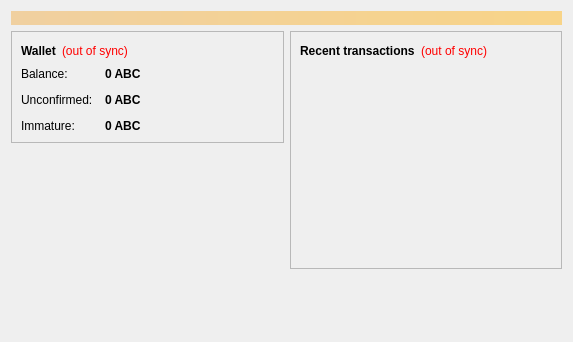
<?xml version="1.0" encoding="UTF-8"?>
<ui version="4.0">
 <class>OverviewPage</class>
 <widget class="QWidget" name="OverviewPage">
  <property name="geometry">
   <rect>
    <x>0</x>
    <y>0</y>
    <width>573</width>
    <height>342</height>
   </rect>
  </property>
  <property name="windowTitle">
   <string>Form</string>
  </property>
  <layout class="QVBoxLayout" name="topLayout">
   <item>
    <widget class="QLabel" name="labelAlerts">
     <property name="visible">
      <bool>false</bool>
     </property>
     <property name="styleSheet">
      <string notr="true">background-color: qlineargradient(x1: 0, y1: 0, x2: 1, y2: 0, stop:0 #F0D0A0, stop:1 #F8D488); color:#000000;</string>
     </property>
     <property name="wordWrap">
      <bool>true</bool>
     </property>
     <property name="margin">
      <number>3</number>
     </property>
    </widget>
   </item>
   <item>
    <layout class="QHBoxLayout" name="horizontalLayout" stretch="1,1">
     <item>
      <layout class="QVBoxLayout" name="verticalLayout_2">
       <item>
        <widget class="QFrame" name="frame">
         <property name="frameShape">
          <enum>QFrame::StyledPanel</enum>
         </property>
         <property name="frameShadow">
          <enum>QFrame::Raised</enum>
         </property>
         <layout class="QVBoxLayout" name="verticalLayout_4">
          <item>
           <layout class="QHBoxLayout" name="horizontalLayout_4">
            <item>
             <widget class="QLabel" name="label_5">
              <property name="font">
               <font>
                <weight>75</weight>
                <bold>true</bold>
               </font>
              </property>
              <property name="text">
               <string>Wallet</string>
              </property>
             </widget>
            </item>
            <item>
             <widget class="QLabel" name="labelWalletStatus">
              <property name="toolTip">
               <string>The displayed information may be out of date. Your wallet automatically synchronizes with the AntiBeebaCoin network after a connection is established, but this process has not completed yet.</string>
              </property>
              <property name="styleSheet">
               <string notr="true">QLabel { color: red; }</string>
              </property>
              <property name="text">
               <string notr="true">(out of sync)</string>
              </property>
              <property name="alignment">
               <set>Qt::AlignLeading|Qt::AlignLeft|Qt::AlignVCenter</set>
              </property>
             </widget>
            </item>
            <item>
             <spacer name="horizontalSpacer_2">
              <property name="orientation">
               <enum>Qt::Horizontal</enum>
              </property>
              <property name="sizeHint" stdset="0">
               <size>
                <width>40</width>
                <height>20</height>
               </size>
              </property>
             </spacer>
            </item>
           </layout>
          </item>
          <item>
           <layout class="QFormLayout" name="formLayout_2">
            <property name="fieldGrowthPolicy">
             <enum>QFormLayout::AllNonFixedFieldsGrow</enum>
            </property>
            <property name="horizontalSpacing">
             <number>12</number>
            </property>
            <property name="verticalSpacing">
             <number>12</number>
            </property>
            <item row="0" column="0">
             <widget class="QLabel" name="label">
              <property name="text">
               <string>Balance:</string>
              </property>
             </widget>
            </item>
            <item row="0" column="1">
             <widget class="QLabel" name="labelBalance">
              <property name="font">
               <font>
                <weight>75</weight>
                <bold>true</bold>
               </font>
              </property>
              <property name="cursor">
               <cursorShape>IBeamCursor</cursorShape>
              </property>
              <property name="toolTip">
               <string>Your current balance</string>
              </property>
              <property name="text">
               <string notr="true">0 ABC</string>
              </property>
              <property name="textInteractionFlags">
               <set>Qt::LinksAccessibleByMouse|Qt::TextSelectableByKeyboard|Qt::TextSelectableByMouse</set>
              </property>
             </widget>
            </item>
            <item row="1" column="0">
             <widget class="QLabel" name="label_3">
              <property name="text">
               <string>Unconfirmed:</string>
              </property>
             </widget>
            </item>
            <item row="1" column="1">
             <widget class="QLabel" name="labelUnconfirmed">
              <property name="font">
               <font>
                <weight>75</weight>
                <bold>true</bold>
               </font>
              </property>
              <property name="cursor">
               <cursorShape>IBeamCursor</cursorShape>
              </property>
              <property name="toolTip">
               <string>Total of transactions that have yet to be confirmed, and do not yet count toward the current balance</string>
              </property>
              <property name="text">
               <string notr="true">0 ABC</string>
              </property>
              <property name="textInteractionFlags">
               <set>Qt::LinksAccessibleByMouse|Qt::TextSelectableByKeyboard|Qt::TextSelectableByMouse</set>
              </property>
             </widget>
            </item>
            <item row="2" column="0">
             <widget class="QLabel" name="labelImmatureText">
              <property name="text">
               <string>Immature:</string>
              </property>
             </widget>
            </item>
            <item row="2" column="1">
             <widget class="QLabel" name="labelImmature">
              <property name="font">
               <font>
                <weight>75</weight>
                <bold>true</bold>
               </font>
              </property>
              <property name="toolTip">
               <string>Mined balance that has not yet matured</string>
              </property>
              <property name="text">
               <string notr="true">0 ABC</string>
              </property>
              <property name="textInteractionFlags">
               <set>Qt::LinksAccessibleByMouse|Qt::TextSelectableByKeyboard|Qt::TextSelectableByMouse</set>
              </property>
             </widget>
            </item>
           </layout>
          </item>
         </layout>
        </widget>
       </item>
       <item>
        <spacer name="verticalSpacer">
         <property name="orientation">
          <enum>Qt::Vertical</enum>
         </property>
         <property name="sizeHint" stdset="0">
          <size>
           <width>20</width>
           <height>40</height>
          </size>
         </property>
        </spacer>
       </item>
      <item>
         <widget class="QLabel" name="coinimage">
          <property name="text">
           <string/>
          </property>
          <property name="pixmap">
           <pixmap resource="../bitcoin.qrc">:/icons/bitcoin</pixmap>
          </property>
          <property name="scaledContents">
           <bool>false</bool>
          </property>
          <property name="alignment">
           <set>Qt::AlignCenter</set>
          </property>
          <property name="margin">
           <number>-2</number>
          </property>
         </widget>
        </item>
      </layout>
     </item>
     <item>
      <layout class="QVBoxLayout" name="verticalLayout_3">
       <item>
        <widget class="QFrame" name="frame_2">
         <property name="frameShape">
          <enum>QFrame::StyledPanel</enum>
         </property>
         <property name="frameShadow">
          <enum>QFrame::Raised</enum>
         </property>
         <layout class="QVBoxLayout" name="verticalLayout">
          <item>
           <layout class="QHBoxLayout" name="horizontalLayout_2">
            <item>
             <widget class="QLabel" name="label_4">
              <property name="text">
               <string>&lt;b&gt;Recent transactions&lt;/b&gt;</string>
              </property>
             </widget>
            </item>
            <item>
             <widget class="QLabel" name="labelTransactionsStatus">
              <property name="toolTip">
               <string>The displayed information may be out of date. Your wallet automatically synchronizes with the AntiBeebaCoin network after a connection is established, but this process has not completed yet.</string>
              </property>
              <property name="styleSheet">
               <string notr="true">QLabel { color: red; }</string>
              </property>
              <property name="text">
               <string notr="true">(out of sync)</string>
              </property>
              <property name="alignment">
               <set>Qt::AlignRight|Qt::AlignTrailing|Qt::AlignVCenter</set>
              </property>
             </widget>
            </item>
            <item>
             <spacer name="horizontalSpacer">
              <property name="orientation">
               <enum>Qt::Horizontal</enum>
              </property>
              <property name="sizeHint" stdset="0">
               <size>
                <width>40</width>
                <height>20</height>
               </size>
              </property>
             </spacer>
            </item>
           </layout>
          </item>
          <item>
           <widget class="QListView" name="listTransactions">
            <property name="styleSheet">
             <string notr="true">QListView { background: transparent; }</string>
            </property>
            <property name="frameShape">
             <enum>QFrame::NoFrame</enum>
            </property>
            <property name="verticalScrollBarPolicy">
             <enum>Qt::ScrollBarAlwaysOff</enum>
            </property>
            <property name="horizontalScrollBarPolicy">
             <enum>Qt::ScrollBarAlwaysOff</enum>
            </property>
            <property name="selectionMode">
             <enum>QAbstractItemView::NoSelection</enum>
            </property>
           </widget>
          </item>
         </layout>
        </widget>
       </item>
       <item>
        <spacer name="verticalSpacer_2">
         <property name="orientation">
          <enum>Qt::Vertical</enum>
         </property>
         <property name="sizeHint" stdset="0">
          <size>
           <width>20</width>
           <height>40</height>
          </size>
         </property>
        </spacer>
       </item>
      </layout>
     </item>
    </layout>
   </item>
  </layout>
 </widget>
 <resources/>
 <connections/>
</ui>
